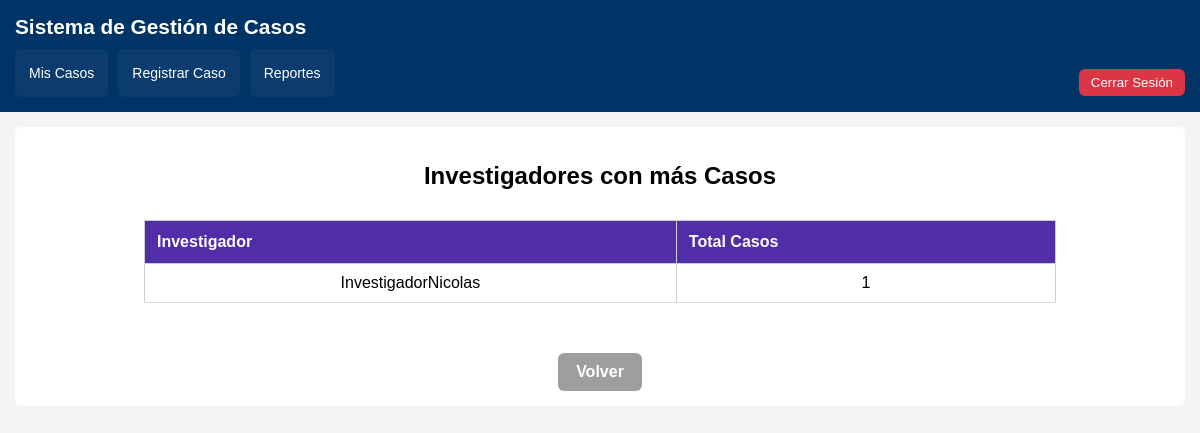
/reportes/investigadores/ (signed in), run on an earlier commit of the app's database.
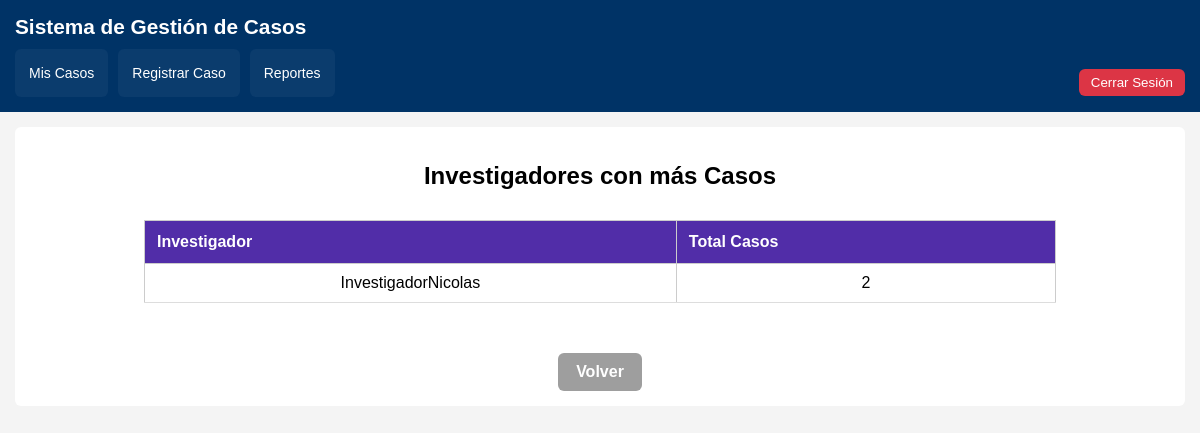
And on a later commit of the database.
### usuarios/models.py (models this page shows, shortened)
class Usuario(AbstractUser):
    ROLES = (
        ('ADMIN', 'Administrador'),
        ('INV', 'Investigador'),
    )
    rol = models.CharField(
        max_length=5,
        choices=ROLES,
        default='INV'
    )
    def is_admin(self):
        return self.rol == 'ADMIN' or self.is_superuser

### reportes/views.py (the view)
# urls.py: path('<str:tipo>/', views.generar_reporte, name='generar_reporte'),
@login_required
def generar_reporte(request, tipo):
    if request.user.is_staff:
        return redirect('listar_casos')
    factory = ReporteFactory()
    reporte = factory.crear_reporte(tipo)
    datos = reporte.generar()
    return render(request, f'reportes/reporte_{tipo}.html', {
        'datos': datos
    })

### casos/context_processors.py (called while the page is built)
def alarmas_globales(request):
    if not request.user.is_authenticated:
        return {}
    alarmas = []
    hoy = timezone.now().date()
    if request.user.is_staff:
        sin_asignar = Caso.objects.filter(estatus='Abierto').count()
        if sin_asignar > 0:
            alarmas.append(f"Hay {sin_asignar} casos sin asignar")
    casos = Caso.objects.filter(fecha_inicio__isnull=False)
    for caso in casos:
        if hasattr(caso, 'duracion_dias') and caso.fecha_inicio and caso.duracion_dias:
            fecha_limite = caso.fecha_inicio + timedelta(days=caso.duracion_dias)
            if fecha_limite < hoy:
                alarmas.append(f"El caso {caso.id_caso} está vencido")
    return {
        'alarmas': alarmas
    }

### reportes/factory.py (called while the page is built)
    def generar(self):
        return (
            Caso.objects
            .values('investigador__username')
            .annotate(total=Count('id'))
            .order_by('-total')
        )

    @staticmethod
    def crear_reporte(tipo):
        if tipo == "empresas":
            return ReporteEmpresas()
        elif tipo == "investigadores":
            return ReporteInvestigadores()
        else:
            raise ValueError("Tipo de reporte no válido")

### reportes/templates/reportes/reporte_investigadores.html
{% extends 'base.html' %}
{% block contenido %}
<h2 style="text-align:center;">Investigadores con más Casos</h2>
<table class="tabla-reporte">
    <tr>
        <th>Investigador</th>
        <th>Total Casos</th>
    </tr>
    {% for item in datos %}
    <tr>
        <td>{{ item.investigador__username }}</td>
        <td>{{ item.total }}</td>
    </tr>
    {% empty %}
    <tr>
        <td colspan="2">No hay datos.</td>
    </tr>
    {% endfor %}
</table>
<div style="text-align:center;">
    <a href="{% url 'panel_reportes' %}" class="btn-volver">
        Volver
    </a>
</div>
{% endblock %}

What changed in the data, as far as the page shows it:
changed Usuario "InvestigadorNicolas": total "1" → "2"
